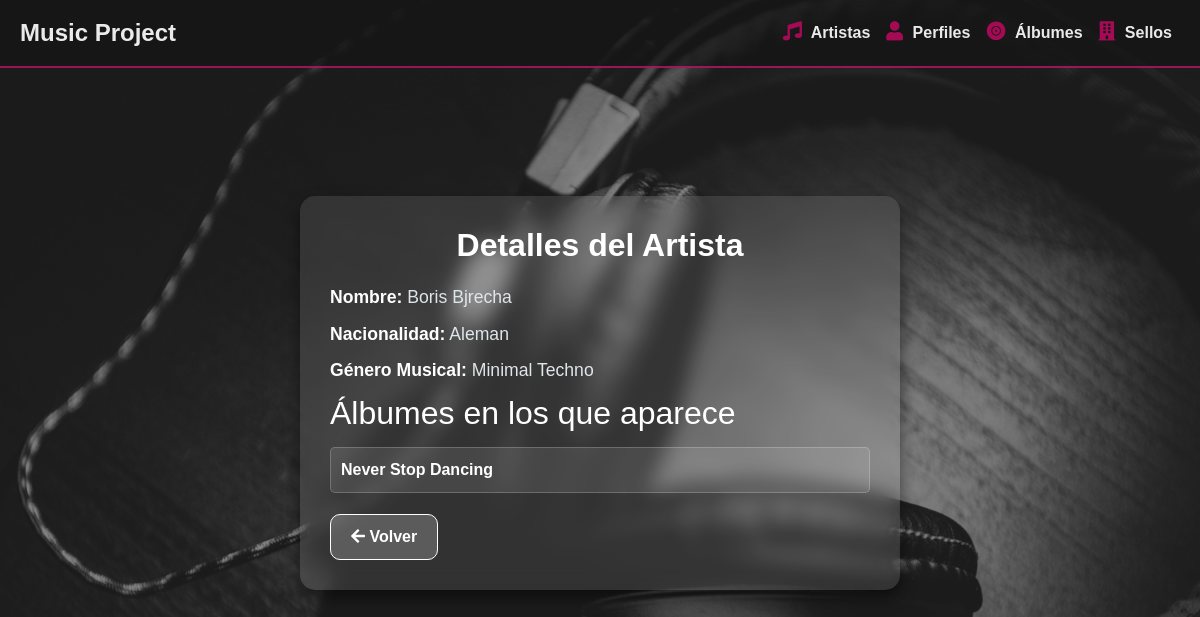
/artistas/artistas/2/, run on an earlier commit of the app's database.
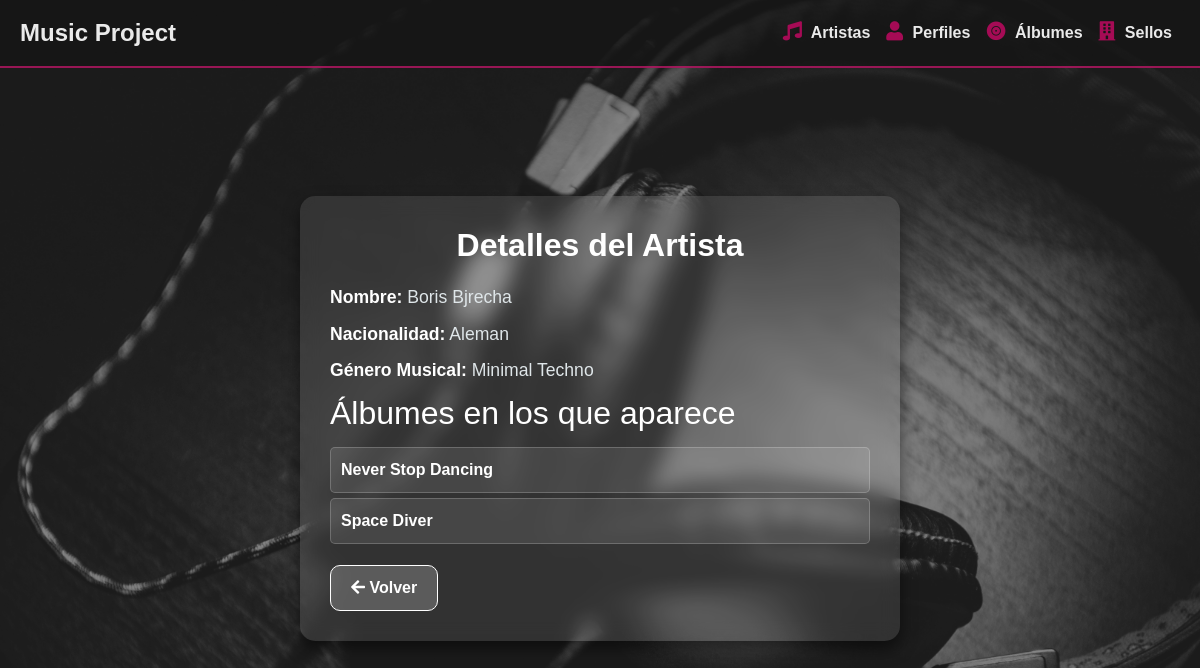
And on a later commit of the database.
### musica_app/models.py (models this page shows, shortened)
class Album(models.Model):
    ROCK = 'Rock'
    POP = 'Pop'
    JAZZ = 'Jazz'
    HIPHOP = 'Hip-Hop'
    CLASICA = 'Clásica'
    ELECTRONICA = 'ELECTRONICA'
    GENERO_CHOICES = [
        (ROCK, 'Rock'),
        (POP, 'Pop'),
        (JAZZ, 'Jazz'),
        (HIPHOP, 'Hip-Hop'),
        (CLASICA, 'Clásica'),
        (ELECTRONICA, 'ELECTRONICA'),
    ]
    titulo = models.CharField(max_length=100)
    fecha_lanzamiento = models.DateField()
    genero = models.CharField(max_length=50, choices=GENERO_CHOICES)
    artistas = models.ManyToManyField('Artista')

### musica_app/views.py (the view)
# urls.py: path('artistas/<int:pk>/', views.artista_detail, name='artista_detail'),
def artista_detail(request, pk):
    artista = get_object_or_404(Artista, pk=pk)
    albumes = artista.album_set.all()  # Álbumes en los que aparece el artista
    return render(request, 'musica_app/artista_detail.html', {'artista': artista, 'albumes': albumes})

### musica_app/templates/musica_app/artista_detail.html
{% extends "musica_app/base.html" %}
{% block content %}
<div class="artista-detail">
    <div class="frosted-glass-details">
        <h1 class="text-center">Detalles del Artista</h1>
        <p><strong>Nombre:</strong> {{ artista.nombre }}</p>
        <p><strong>Nacionalidad:</strong> {{ artista.nacionalidad }}</p>
        <p><strong>Género Musical:</strong> {{ artista.genero_musical }}</p>
       <h2>Álbumes en los que aparece</h2>
        <ul class="list-group">
            {% for album in albumes %}
                <li class="list-group-item">{{ album.titulo }}</li>
            {% empty %}
                <li class="list-group-item">No hay álbumes registrados para este artista.</li>
            {% endfor %}
        </ul>
        <a href="{% url 'artista_index' %}" class="btn btn-secondary mt-3"><i class="fas fa-arrow-left"></i> Volver</a>
    </div>
</div>
{% endblock %}

What changed in the data, as far as the page shows it:
added Album: titulo "Space Diver"
